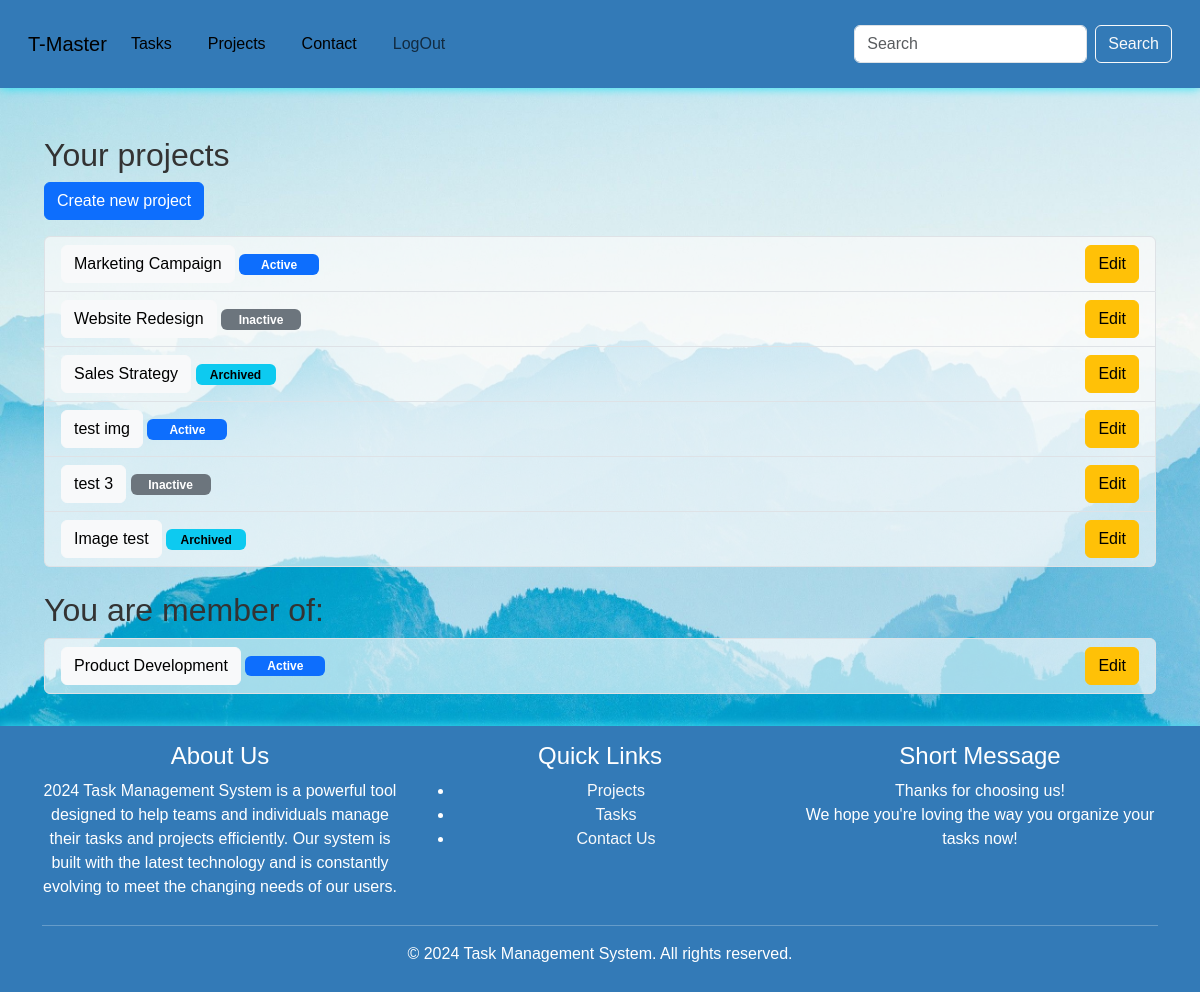
Page /projects/ (signed in) on the committed database.
### system/models.py (models this page shows, shortened)
class Project(models.Model):
    STATUS_CHOICES_P = [
        ("Active", "active"),
        ("Inactive", "inactive"),
        ("Archived", "archived"),
    ]
    title = models.CharField(max_length=200)
    creator_of_project = models.ForeignKey(User, on_delete=models.CASCADE)
    members = models.ManyToManyField(User, related_name= 'member', blank=True)
    description = models.TextField()
    image = models.ImageField(upload_to='pr_img/', blank=True, null=True)
    files = models.FileField(upload_to='pr_files/', blank=True, null=True)
    link = models.URLField(max_length=200, blank=True)
    created_at = models.DateTimeField(auto_now_add=True)
    updated_at = models.DateTimeField(auto_now=True)
    status = models.CharField(max_length=20, choices=STATUS_CHOICES_P, default='active')

### system/views.py (the view)
# urls.py: path('projects/', views.ProjectListView.as_view(), name='project-list'),
class ProjectListView(LoginRequiredMixin, ListView):
    model = models.Project
    template_name = 'project_list.html'
    def get_context_data(self, **kwargs):
        context = super().get_context_data(**kwargs)
        user = self.request.user
        context['my_projects'] = models.Project.objects.filter(creator_of_project=user)
        context['member_projects'] = models.Project.objects.filter(members=user).exclude(creator_of_project=user)
        return context

### templates/project_list.html (shortened to what this page needs)
{% extends 'base.html' %}
{% block content %}
    <div class="container mt-3">
        <h2>Your projects</h2>
        <a href="{% url 'system:project-create' %}" type="button" class="btn btn-primary">Create new project</a>
        <ul class="list-group">
            {% for project in my_projects %}
            <li class="list-group-item d-flex justify-content-between align-items-center">
                <div>
                    <a href="{% url "system:project-detail" project.pk%}" type="button" class="btn btn-light">{{ project.title }}</a>
                    <span style="width: 5rem;"
                        {% if project.status == 'Active' %} class="badge text-bg-primary" {% endif %}
                        {% if project.status == 'Inactive' %} class="badge text-bg-secondary" {% endif %}
                        {% if project.status == 'Archived' %} class="badge text-bg-info" {% endif %}
                    >{{ project.status }}</span>
                </div>
                <a href="{% url "system:project-update" project.id%}" class="btn btn-warning">Edit</a>
            </li>
            {% empty %}
            <li class="list-group-item">Projects not found. </li>
            {% endfor %}
        </ul>
        </br><h2>You are member of:</h2>
        <ul class="list-group">
            {% for project in member_projects %}
            <li class="list-group-item d-flex justify-content-between align-items-center">
                <div>
                    <a href="{% url "system:project-detail" project.pk%}" type="button" class="btn btn-light">{{ project.title }}</a>
                    <span style="width: 5rem;"
                        {% if project.status == 'Active' %} class="badge text-bg-primary" {% endif %}
                    >{{ project.status }}</span>
                </div>
                <a href="{% url "system:project-update" project.id%}" class="btn btn-warning">Edit</a>
            </li>
            {% empty %}
            <li class="list-group-item">Projects not found. </li>
            {% endfor %}
        </ul>
    </div>
{% endblock %}

### templates/base.html (style rules this page uses)
* { box-sizing: border-box; margin: 0; padding: 0; }
.list-group-item { position: relative; display: block; padding: var(--bs-list-group-item-padding-y) var(--bs-list-group-item-padding-x); color: #0a5eb1; text-decoration: none; background-color: #fcfcfca6; border: var(--bs-list-group-border-width) solid var(--bs-list-group-border-color); }
body { font-family: Arial, sans-serif; font-size: 16px; line-height: 1.5; color: #333; background-color: #f7f7f7; background-image: url('/static/img/background.jpg'); height: 100%; background-position: center; background-repeat: no-repeat; background-size: cover; }
a { text-decoration: none; color: #337ab7; }

### rows in the picture
Project: title "Marketing Campaign", status "Active"
Project: title "Website Redesign", status "Inactive"
Project: title "Sales Strategy", status "Archived"
Project: title "test img", status "Active"
Project: title "test 3", status "Inactive"
Project: title "Image test", status "Archived"
Project: title "Product Development", status "Active"
